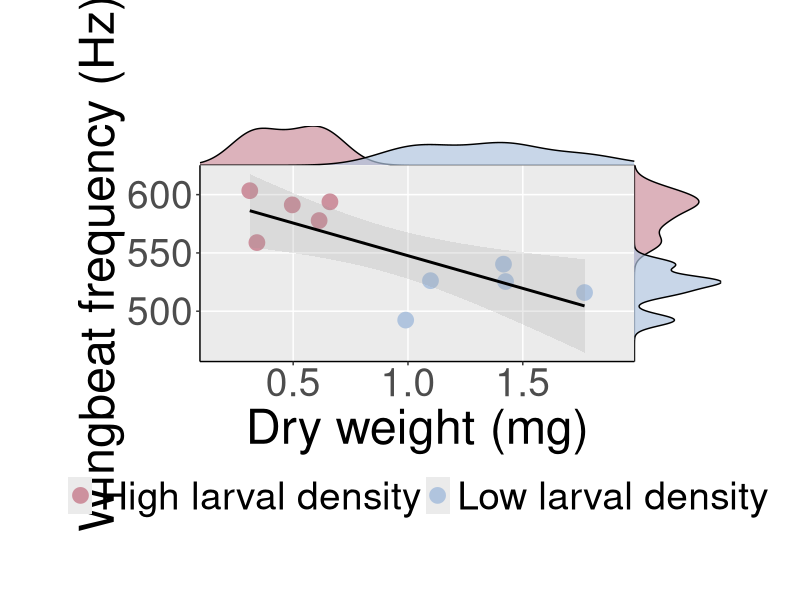
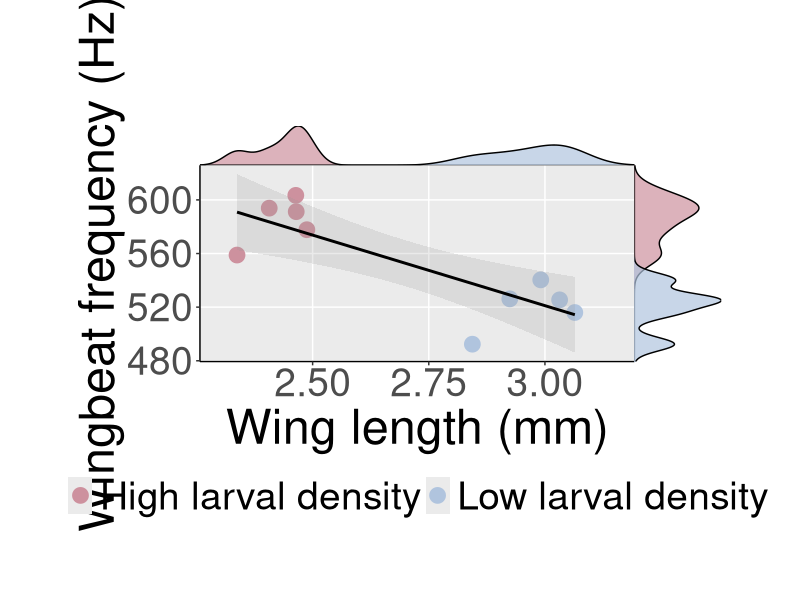
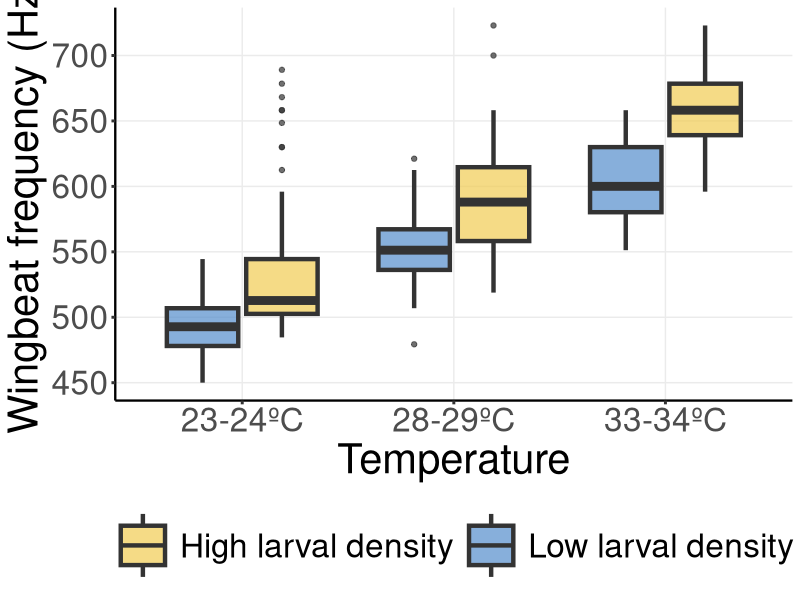

These figures' R source, in order:
#Libraries required
library(cowplot) 
library(ggplot2)
library(lme4)
library(emmeans)

data_1 <- read.csv("data/data_1.csv")

t_wingLength <- t.test(data_1$WingLength ~ data_1$Density)

print(t_wingLength)

print("--------------------------------------------")

t_weight <- t.test(data_1$Weight ~ data_1$Density)

print(t_weight)

#---------------------------------------------------------------------------
data_2 <- read.csv("data/data_2.csv")

plot_scatter_density <- function(dt, x1, y1, xcolor, xlim, ylim, x_label, s_colors){
  
  # Main plot
  pmain <- ggplot(dt, aes_string(x = x1, y = y1, color = xcolor))+
    geom_point(aes_string(color=xcolor), size=5)+
    expand_limits(x=xlim, y=ylim)+
    scale_color_manual(values=s_colors, labels = c("High larval density", "Low larval density"))+
    scale_fill_manual(values=s_colors,
                      breaks=c("Low", "High"),
                      labels = c("High larval density", "Low larval density"))+
    geom_smooth(method=lm, color="black", alpha=0.2)+
    labs(x=x_label, y = "Wingbeat frequency (Hz)")+
    theme(legend.text=element_text(size=28))+
    theme(
      plot.background = element_blank()
      ,panel.grid.major = element_line(size = 0.5, linetype = 'solid')
      ,panel.grid.minor = element_blank()
      ,panel.border = element_blank()
      ,text = element_text(size=35),
      strip.background=element_rect(fill="black"),
      legend.position="bottom",
      legend.title = element_blank(),
      legend.background = element_blank(),
      axis.line.x = element_line(size=0.5),
      axis.line.y = element_line(size=0.5),
      plot.margin = margin(3.2,2,2,2, "cm")
    )
  # Marginal densities along x axis
  xdens <- axis_canvas(pmain, axis = "x")+
    geom_density(data = dt, aes_string(x = x1, fill = xcolor),
                 alpha = 0.7, size = 0.5)+
    scale_fill_manual(values=rev(s_colors),
                      breaks=c("Low", "High"),
                      labels = c("Low larval density", "High larval density"))
  
  # Marginal densities along y axis
  # Need to set coord_flip = TRUE, if you plan to use coord_flip()
  ydens <- axis_canvas(pmain, axis = "y", coord_flip = TRUE)+
    geom_density(data = dt, aes_string(x = y1, fill = xcolor),
                 alpha = 0.7, size = 0.5)+
    scale_fill_manual(values=rev(s_colors),
                      breaks=c("Low", "High"),
                      labels = c("Low larval density", "High larval density"))+
    coord_flip()
  
  p1n <- insert_xaxis_grob(pmain, xdens, grid::unit(.2, "null"), position = "top")
  p2n<- insert_yaxis_grob(p1n, ydens, grid::unit(.2, "null"), position = "right")
  
  print(ggdraw(p2n))
}
s_colors_female <- c("pink3", "lightsteelblue")

# Getting the mean weight and wing lenght for each mosquito
dtx <- as.data.frame(aggregate(list(data_2[,c("Temperature","Wbf")]), by=list(data_2$Mosquito_ID, 
                                                                              data_2$Density, 
                                                                              data_2$Weight, 
                                                                              data_2$WingLength), FUN=mean))
names(dtx) <- c("Mosquito","Density", "Weight", "WingLength", "Temperature","Wbf")


plot_scatter_density(dtx, "Weight", "Wbf", "Density", c(0.18, 1.9), c(500, 605), "Dry weight (mg)",s_colors =  s_colors_female)
plot_scatter_density(dtx, "WingLength", "Wbf", "Density", c(2.3, 3.15), c(500, 605), "Wing length (mm)",s_colors =  s_colors_female)
#---------------------------------------------------------------------------


lm_WL <- lm(Wbf ~ WingLength, data=dtx)
print(lm_WL)
print(summary(lm_WL))

print("----------------------------------------------------------")

lm_W <- lm(Wbf ~ Weight, data=dtx)
print(lm_W)
print(summary(lm_W))


#---------------------------------------------------------------------------
mod_ancova <- aov(Wbf ~ WingLength*Weight + Density, data=dtx)
print(summary(mod_ancova))


#---------------------------------------------------------------------------

print(t.test(data_2$Wbf ~ data_2$Density)) 



#---------------------------------------------------------------------------
re <- read.csv("data/data_3.csv")
vcol <- c("dodgerblue2",
          "lightsalmon2",
          "lightsteelblue",
          "plum3",
          "olivedrab3",
          "black",
          "darkorchid",
          "lightyellow4",
          "orangered",
          "green3","#597DBE", "#76BF72", "#AF85BE", "#C76E6E",
          "#f2c25a", "#597a17", "#0be66a","navajowhite2", "bisque1",
          "chocolate", "pink3", "magenta", "thistle1",
          "yellowgreen","gray84", "lavender", "yellow", "lightpink2",
          "mediumpurple", "lightsteelblue3", "#e8a23a", "#3ae894", "#2fc47c",
          "#a9f5d0", "#548DCB", "#F0CB52"
)

cols <- c("Low larval density" = vcol[35], "High larval density"=vcol[36])

re$Density <- factor(re$Density, levels = c("Low larval density", "High larval density"))

p1 <- ggplot(re, aes(x = Range, y = Wbf,fill=Density))+
  geom_boxplot(alpha=0.7, lwd=1.5)+
  xlab("Temperature") +
  ylab("Wingbeat frequency (Hz)") +
  #scale_color_manual(name="", labels=c("Large", "Small"))+
  #scale_color_grey()+
  #scale_fill_grey()+
  scale_fill_manual(values=cols,
                    breaks=c("Low larval density", "High larval density"),
                    labels = c("Low larval density", "High larval density"))+
  theme_bw()+
  guides(fill=guide_legend(reverse = TRUE))+
  theme(
    plot.background = element_blank()
    ,panel.grid.minor = element_blank()
    ,panel.border = element_blank(),
    text = element_text(size=30),
    legend.position = "bottom",#c(0.8, 0.176), 
    legend.title = element_blank(),
    legend.background = element_blank(),
    axis.line.x = element_line(size=.8),
    axis.line.y = element_line(size=.8),
    legend.key.width = unit(1.5,"cm"),
    legend.key.height= unit(2,"cm"),
    axis.ticks = element_line(size = 1)
  ) +
  #draws x and y axis line
  theme(axis.line = element_line(color = 'black'))

print(p1)

#---------------------------------------------------------------------------

re <- read.csv("data/data_4.csv")

re$Tray <- as.factor(re$Tray)
re$Density <- as.factor(re$Density)
re$Range <- as.factor(re$Range)

print("==============================================================")

model <- lmer(Wbf ~ Range + Density + Range:Density + (1|Tray), data=re)  

print(summary(model))
print("----------------------------------------------------")
print(anova(model))
print("----------------------------------------------------")
print(emmeans(model, pairwise ~ Range + Density + Range:Density, adjust = "tukey"))
